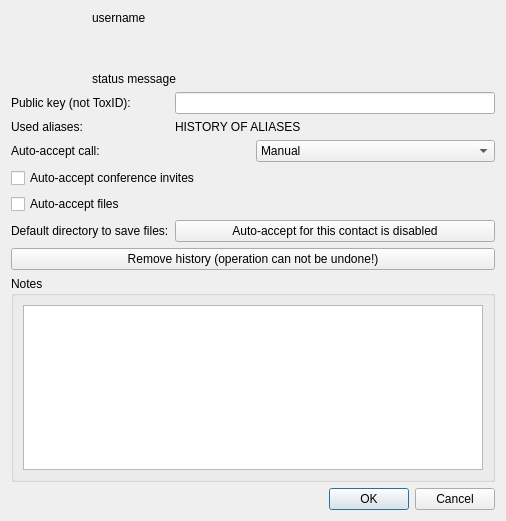
<?xml version="1.0" encoding="UTF-8"?>
<ui version="4.0">
 <class>AboutFriendForm</class>
 <widget class="QDialog" name="AboutFriendForm">
  <property name="geometry">
   <rect>
    <x>0</x>
    <y>0</y>
    <width>506</width>
    <height>521</height>
   </rect>
  </property>
  <property name="windowTitle">
   <string>Dialog</string>
  </property>
  <layout class="QVBoxLayout" name="verticalLayout_4">
   <item>
    <layout class="QVBoxLayout" name="verticalLayout">
     <item>
      <layout class="QGridLayout" name="gridLayout">
       <item row="0" column="1">
        <layout class="QVBoxLayout" name="verticalLayout_2">
         <item>
          <widget class="QLabel" name="userName">
           <property name="text">
            <string>username</string>
           </property>
           <property name="textFormat">
            <enum>Qt::PlainText</enum>
           </property>
           <property name="alignment">
            <set>Qt::AlignLeading|Qt::AlignLeft|Qt::AlignTop</set>
           </property>
           <property name="textInteractionFlags">
            <set>Qt::LinksAccessibleByMouse|Qt::TextSelectableByMouse</set>
           </property>
          </widget>
         </item>
         <item alignment="Qt::AlignBottom">
          <widget class="QLabel" name="statusMessage">
           <property name="sizePolicy">
            <sizepolicy hsizetype="MinimumExpanding" vsizetype="MinimumExpanding">
             <horstretch>0</horstretch>
             <verstretch>0</verstretch>
            </sizepolicy>
           </property>
           <property name="autoFillBackground">
            <bool>false</bool>
           </property>
           <property name="text">
            <string>status message</string>
           </property>
           <property name="textFormat">
            <enum>Qt::PlainText</enum>
           </property>
           <property name="alignment">
            <set>Qt::AlignLeading|Qt::AlignLeft|Qt::AlignTop</set>
           </property>
           <property name="wordWrap">
            <bool>true</bool>
           </property>
           <property name="textInteractionFlags">
            <set>Qt::LinksAccessibleByMouse|Qt::TextSelectableByMouse</set>
           </property>
          </widget>
         </item>
        </layout>
       </item>
       <item row="0" column="0">
        <widget class="QLabel" name="avatar">
         <property name="sizePolicy">
          <sizepolicy hsizetype="Preferred" vsizetype="Minimum">
           <horstretch>0</horstretch>
           <verstretch>0</verstretch>
          </sizepolicy>
         </property>
         <property name="minimumSize">
          <size>
           <width>75</width>
           <height>75</height>
          </size>
         </property>
         <property name="maximumSize">
          <size>
           <width>75</width>
           <height>75</height>
          </size>
         </property>
         <property name="text">
          <string/>
         </property>
         <property name="textFormat">
          <enum>Qt::PlainText</enum>
         </property>
         <property name="pixmap">
          <pixmap>../../../img/contact_dark.svg</pixmap>
         </property>
         <property name="scaledContents">
          <bool>true</bool>
         </property>
        </widget>
       </item>
      </layout>
     </item>
    </layout>
   </item>
   <item>
    <layout class="QFormLayout" name="formLayout">
     <property name="labelAlignment">
      <set>Qt::AlignLeading|Qt::AlignLeft|Qt::AlignVCenter</set>
     </property>
     <item row="0" column="0">
      <widget class="QLabel" name="label_5">
       <property name="toolTip">
        <string>&lt;html&gt;&lt;head/&gt;&lt;body&gt;&lt;p&gt;This is the public key of your friend, use it to verify their identity via another channel. You can not send this to other people so they can add this contact.&lt;/p&gt;&lt;/body&gt;&lt;/html&gt;</string>
       </property>
       <property name="layoutDirection">
        <enum>Qt::LeftToRight</enum>
       </property>
       <property name="text">
        <string>Public key (not ToxID):</string>
       </property>
      </widget>
     </item>
     <item row="0" column="1">
      <widget class="QLineEdit" name="publicKey">
       <property name="enabled">
        <bool>true</bool>
       </property>
       <property name="mouseTracking">
        <bool>false</bool>
       </property>
       <property name="acceptDrops">
        <bool>false</bool>
       </property>
       <property name="inputMask">
        <string notr="true"/>
       </property>
       <property name="text">
        <string/>
       </property>
       <property name="cursorPosition">
        <number>0</number>
       </property>
       <property name="readOnly">
        <bool>true</bool>
       </property>
       <property name="cursorMoveStyle">
        <enum>Qt::LogicalMoveStyle</enum>
       </property>
      </widget>
     </item>
     <item row="1" column="0">
      <widget class="QLabel" name="label_4">
       <property name="text">
        <string>Used aliases:</string>
       </property>
      </widget>
     </item>
     <item row="1" column="1">
      <widget class="QLabel" name="aliases">
       <property name="text">
        <string>HISTORY OF ALIASES</string>
       </property>
       <property name="textFormat">
        <enum>Qt::PlainText</enum>
       </property>
      </widget>
     </item>
     <item row="5" column="0" colspan="2">
      <widget class="QCheckBox" name="autoacceptfile">
       <property name="accessibleDescription">
        <string>Automatically accept files from contact if set</string>
       </property>
       <property name="text">
        <string>Auto-accept files</string>
       </property>
      </widget>
     </item>
     <item row="8" column="0">
      <widget class="QLabel" name="label">
       <property name="text">
        <string>Default directory to save files:</string>
       </property>
      </widget>
     </item>
     <item row="8" column="1">
      <widget class="QPushButton" name="selectSaveDir">
       <property name="text">
        <string>Auto-accept for this contact is disabled</string>
       </property>
      </widget>
     </item>
     <item row="3" column="0" colspan="2">
      <layout class="QHBoxLayout" name="horizontalLayout">
       <item>
        <widget class="QLabel" name="label_2">
         <property name="text">
          <string>Auto-accept call:</string>
         </property>
        </widget>
       </item>
       <item>
        <widget class="QComboBox" name="autoacceptcall">
         <item>
          <property name="text">
           <string>Manual</string>
          </property>
         </item>
         <item>
          <property name="text">
           <string>Audio</string>
          </property>
         </item>
         <item>
          <property name="text">
           <string>Audio + Video</string>
          </property>
         </item>
        </widget>
       </item>
      </layout>
     </item>
     <item row="4" column="0" colspan="2">
      <widget class="QCheckBox" name="autoconferenceinvite">
       <property name="accessibleDescription">
        <string>Automatically accept conference invitations from this contact if set.</string>
       </property>
       <property name="text">
        <string>Auto-accept conference invites</string>
       </property>
      </widget>
     </item>
    </layout>
   </item>
   <item>
    <widget class="QPushButton" name="removeHistory">
     <property name="text">
      <string>Remove history (operation can not be undone!)</string>
     </property>
    </widget>
   </item>
   <item>
    <widget class="QGroupBox" name="conferenceBox">
     <property name="title">
      <string>Notes</string>
     </property>
     <layout class="QVBoxLayout" name="verticalLayout_3">
      <item>
       <widget class="QPlainTextEdit" name="note">
        <property name="accessibleDescription">
         <string>Input field for notes about the contact</string>
        </property>
        <property name="plainText">
         <string/>
        </property>
        <property name="placeholderText">
         <string>You can save comments about this contact here.</string>
        </property>
       </widget>
      </item>
     </layout>
    </widget>
   </item>
   <item>
    <widget class="QDialogButtonBox" name="buttonBox">
     <property name="orientation">
      <enum>Qt::Horizontal</enum>
     </property>
     <property name="standardButtons">
      <set>QDialogButtonBox::Cancel|QDialogButtonBox::Ok</set>
     </property>
    </widget>
   </item>
  </layout>
 </widget>
 <tabstops>
  <tabstop>publicKey</tabstop>
  <tabstop>autoacceptcall</tabstop>
  <tabstop>autoacceptfile</tabstop>
  <tabstop>selectSaveDir</tabstop>
  <tabstop>removeHistory</tabstop>
  <tabstop>note</tabstop>
 </tabstops>
 <resources/>
 <connections>
  <connection>
   <sender>buttonBox</sender>
   <signal>accepted()</signal>
   <receiver>AboutFriendForm</receiver>
   <slot>accept()</slot>
   <hints>
    <hint type="sourcelabel">
     <x>248</x>
     <y>254</y>
    </hint>
    <hint type="destinationlabel">
     <x>157</x>
     <y>274</y>
    </hint>
   </hints>
  </connection>
  <connection>
   <sender>buttonBox</sender>
   <signal>rejected()</signal>
   <receiver>AboutFriendForm</receiver>
   <slot>reject()</slot>
   <hints>
    <hint type="sourcelabel">
     <x>316</x>
     <y>260</y>
    </hint>
    <hint type="destinationlabel">
     <x>286</x>
     <y>274</y>
    </hint>
   </hints>
  </connection>
 </connections>
</ui>
